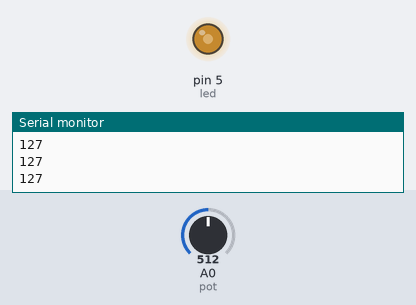
Bench run of a sketch on a simulated Arduino Uno, built with avr-gcc and run on an emulated ATmega328P. On the bench: output pins drawn as LEDs (lit = HIGH), the last lines printed to the serial monitor. The test bench sets the inputs (shaded band); at power-on: A0 (pot) = 512.

Above: at 1.2 s.
1.3 s: A0 (pot) set to 716
At 1.8 s:
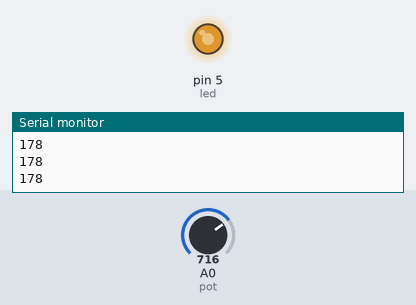
2.8 s: A0 (pot) set to 900
At 3.1 s:
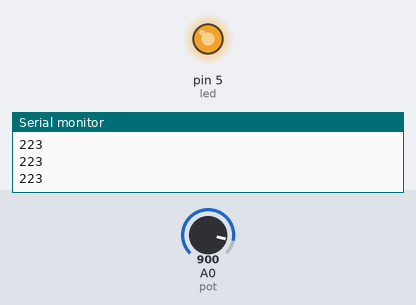
4.3 s: A0 (pot) set to 122
At 5.3 s:
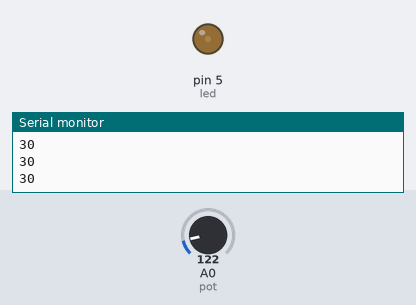
5.8 s: A0 (pot) set to 0
At 6.5 s:
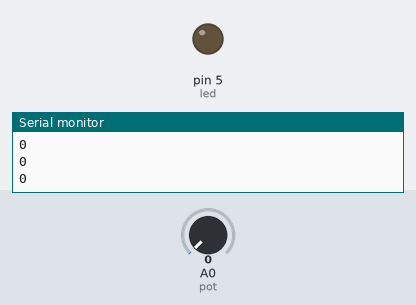
7.3 s: A0 (pot) set to 511
At 7.6 s:
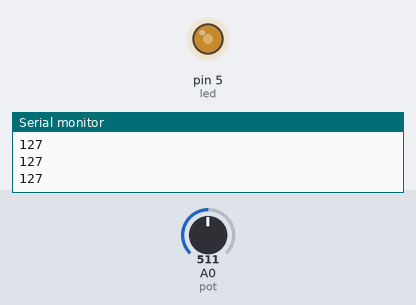
Timing chart, 0 to 9.8 s (numbered marks = the images above; inputs shaded):
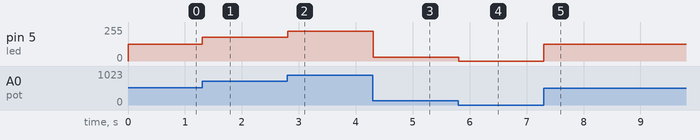

The sketch:

potenciometro.ino
```cpp
#define pot A0
#define led 5

void setup() {
  pinMode(pot, INPUT);
  pinMode(led, OUTPUT);
  Serial.begin(9600);
}

void loop() {
  int value = analogRead(pot);
  long valueTransformed = map(value,0,1025,0,255);
  Serial.println(valueTransformed);
  analogWrite(led, valueTransformed);
}
```

Measured:
- after the input at 1.3 s, pin 5 (led): 127/255 → 178/255 at once
- after the input at 2.8 s, pin 5 (led): 178/255 → 223/255 at once
- after the input at 4.3 s, pin 5 (led): 223/255 → 30/255 at once
- after the input at 5.8 s, pin 5 (led): 30/255 → 0/255 at once
- after the input at 7.3 s, pin 5 (led): 0/255 → 127/255 at once
